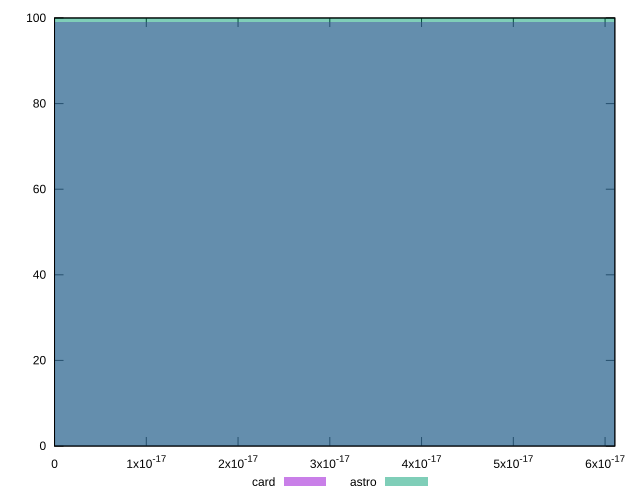

Here is the gnuplot script that generated this plot:
reset

$card <<EOF
0 99
EOF

$astro <<EOF
0 100
EOF

set key outside below
set boxwidth 1e-12
set xrange [0:6.106226635438361e-17]
set yrange [0:100]
set trange [0:100]
set style fill transparent solid 0.5 noborder
set terminal svg size 640, 500 enhanced background rgb 'white'
set output "report/report_00029_2021-02-24T13-36-40.390Z/meta/score-difference/comparison/histogram/2_vs_3.svg"

plot $card title "card" with boxes, \
     $astro title "astro" with boxes

reset
